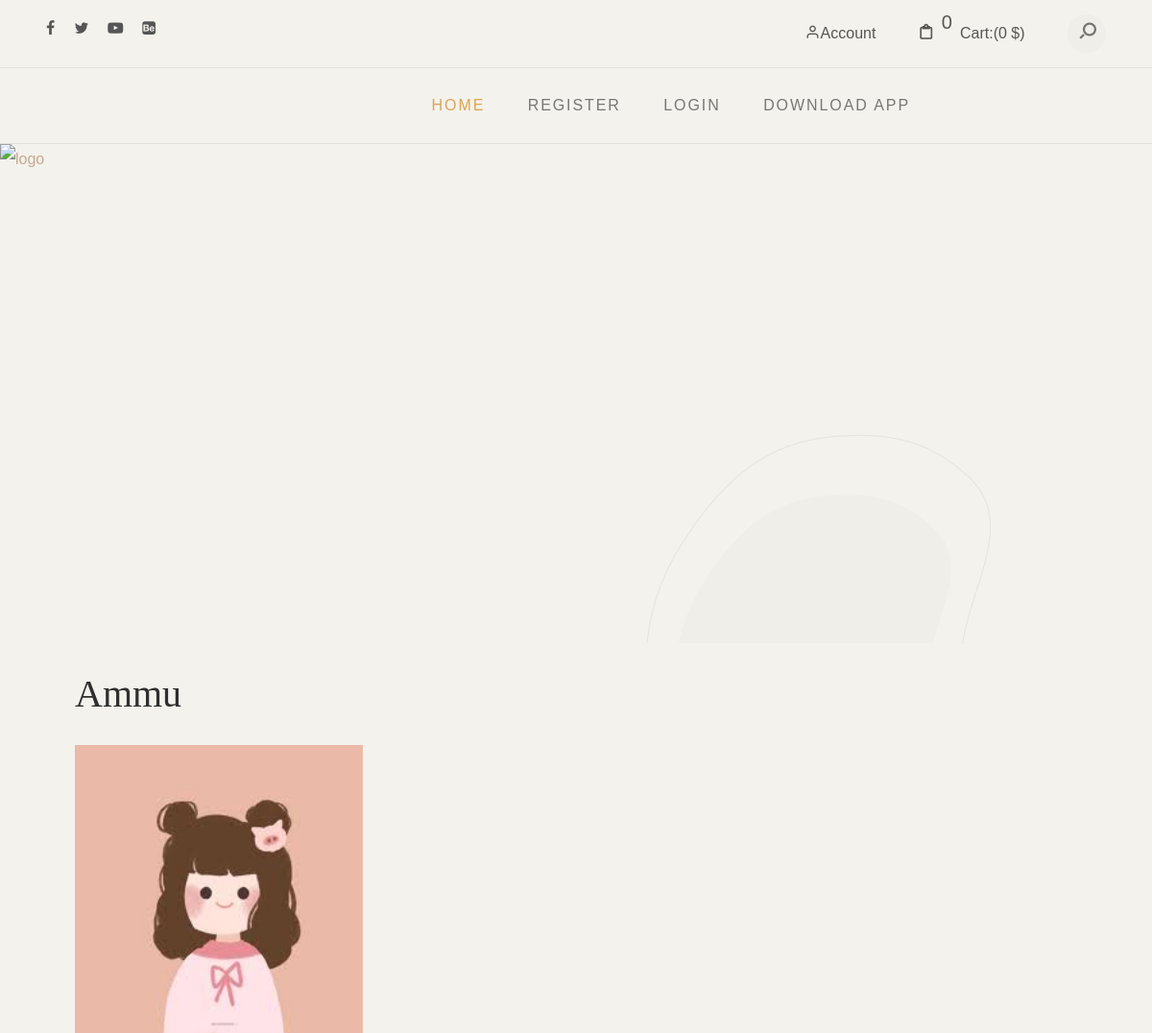
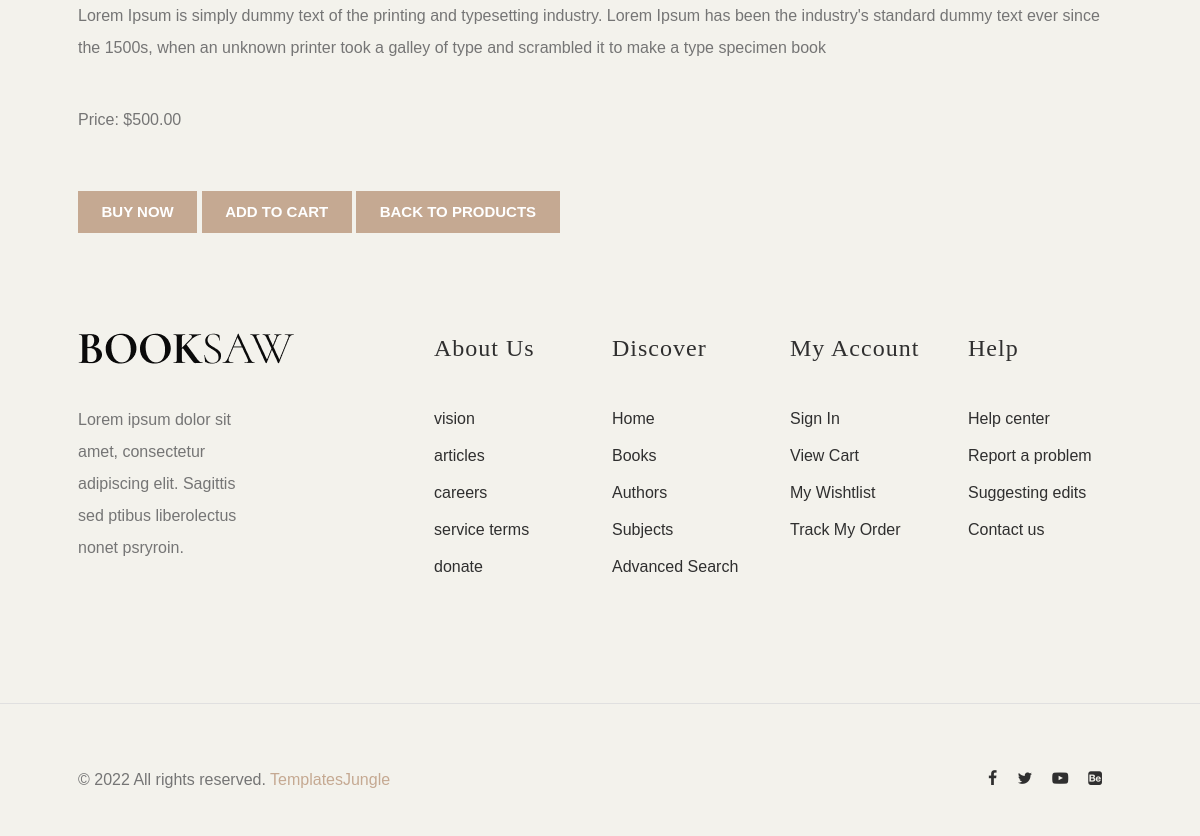
/products/4/, run on the app's committed database (2 pictures, top to bottom).
### shop/models.py (models this page shows, shortened)
class Product(models.Model):
    name = models.CharField(max_length=20)
    desc = models.TextField()
    image = models.ImageField(upload_to="products")
    price = models.DecimalField(max_digits=10,decimal_places=2)
    stock = models.IntegerField()
    available = models.BooleanField(default=True)
    created=models.DateTimeField(auto_now_add=True) #one time
    updated=models.DateTimeField(auto_now=True)#change every time we update record
    category = models.ForeignKey(Category,on_delete=models.CASCADE)

### shop/views.py (the view)
# urls.py: path('products/<int:id>/', views.product_detail, name='product_detail'),
def product_detail(request, id):
    product = get_object_or_404(Product, id=id)
    context = {'product': product}
    return render(request, 'product_detail.html', context)

### cart/context_processors.py (called while the page is built, shortened)
def count_items(request):
    u=request.user
    count =0
    return {'count':count}

### templates/product_detail.html (shortened to what this page needs)
<!DOCTYPE html>
<html lang="en">
{% extends 'base.html' %}
{% load static %}
{% block content %}
<div class="container mt-3">
    <h1>{{ product.name }}</h1>
    <img src="{{ product.image.url }}" alt="{{ product.name }}" style="width: 300px;">
    <p>{{ product.desc }}</p>
    <p>Price: ${{ product.price }}</p>
    <a href="#" class="btn btn-primary">Buy Now</a>
    <a href="{% url 'cart:addtocart' product.id %}" class="btn btn-primary">Add to cart</a>
    <a href="{% url 'shop:products' %}" class="btn btn-secondary">Back to Products</a>
</div>
{% endblock %}

### static/css/style.css (style rules this page uses)
:root { --header-height: 160px; --header-height-min: 80px; }
:root { --accent-color: #C5A992; --secondary-color: #C5A992; --dark-color: #2f2f2f; --light-color: #F3F2EC; --body-text-color: #757575; --light-text-color: #afafaf; --dark-text-color: #2f2f2f; }
:root { --body-font: "Raleway", sans-serif; --heading-font: "Prata", Georgia, serif; --secondary-font: "Playfair Display", Georgia, serif; }
:root, [data-bs-theme=light] { --heading-font: "Prata", Georgia, serif; --heading-font-weight: 400; --heading-color: var(--bs-dark); --heading-line-height: 1.1; --swiper-theme-color: var(--bs-primary); --custom-easing: cubic-bezier(.17, .67, .83, .67); --bs-body-font-family: "Raleway", arial, sans-serif; --bs-body-font-size: 0.9rem; --bs-body-font-weight: 400; --bs-body-line-height: 1.7; --bs-body-color: #333; --bs-body-color-rgb: 51, 51, 51; --bs-primary: #C5A992; --bs-primary-dark: #C5A992; --bs-secondary: #C5A992; --bs-black: #111; --bs-light: #F1F1F0; --bs-dark: #212529; --bs-gray: #949494; --bs-gray-dark: #51565b; --bs-primary-rgb: 169, 128, 115; --bs-secondary-rgb: 253, 238, 233; --bs-black-rgb: 17, 17, 17; --bs-light-rgb: 241, 241, 240; --bs-dark-rgb: 33, 37, 41; --bs-link-color: var(--bs-dark); --bs-link-color-rgb: 17, 17, 17; --bs-link-decoration: underline; --bs-link-hover-color: var(--bs-primary); --bs-link-hover-color-rgb: 169, 128, 115; }
.container, .container-fluid, .container-lg, .container-md, .container-sm, .container-xl, .container-xxl { --bs-gutter-x: 2.5rem; }
h1, h2, h3, h4, h5, h6 { color: var(--heading-color); }
a { text-decoration: none; transition: all 0.3s ease-out; }
.btn { --bs-btn-border-radius: 0; }
.btn-primary { --bs-btn-color: #fff; --bs-btn-bg: var(--bs-primary); --bs-btn-border-color: var(--bs-primary); --bs-btn-hover-color: #fff; --bs-btn-hover-bg: var(--bs-primary-dark); --bs-btn-hover-border-color: var(--bs-primary-dark); --bs-btn-focus-shadow-rgb: 49, 132, 253; --bs-btn-active-color: #fff; --bs-btn-active-bg: var(--bs-secondary); --bs-btn-active-border-color: var(--bs-secondary); --bs-btn-active-shadow: inset 0 3px 5px rgba(0, 0, 0, 0.125); --bs-btn-disabled-color: #fff; --bs-btn-disabled-bg: var(--bs-primary); --bs-btn-disabled-border-color: var(--bs-primary); }
.container, .container-fluid, .container-lg, .container-md, .container-sm, .container-xl, .container-xxl { --bs-gutter-x: 3rem; }
*, *::before, *::after { -webkit-box-sizing: border-box; -moz-box-sizing: border-box; box-sizing: border-box; }
html { box-sizing: border-box; }
body { font-family: var(--body-font); font-size: 16px; line-height: 2; color: var(--body-text-color); background-color: var(--light-color); }
a { color: var(--accent-color); transition: 0.3s color ease-out; }
img { display: inline-block; border: 0; max-width: 100%; height: auto; vertical-align: middle; }
h1, .h1, h2, .h2, h3, .h3, h4, .h4, h5, .h5, h6, .h6 { font-family: var(--heading-font); line-height: 1.2; color: var(--dark-color); }
h1, h2, h3 { margin: 25px 0; text-transform: capitalize; }
h1, .h1 { font-size: 2.5em; line-height: 1.4; }
p { margin: 0 0 20px 0; }
::placeholder { color: #999; }
.container::after, .row::after, .clearfix::after { display: block; clear: both; content: ""; }
pre, blockquote, dl, figure, table, p, ul, ol, form { margin-bottom: 2.5rem; }
a.btn, input[type="button"], input[type="submit"], input[type="reset"], input[type="file"], button { background-image: none; background: var(--accent-color); text-decoration: none !important; display: inline-block; position: relative; border: 1px solid transparent; border-radius: 0; padding: 0.75em 1.5em; margin-top: 15px; font-size: 15px; font-weight: bold; line-height: normal; text-align: center; text-transform: uppercase; color: #fff; z-index: 1; cursor: pointer; white-space: nowrap; vertical-align: middle; -webkit-transition: all 0.3s ease-in; transition: all 0.3s ease-in; -ms-touch-action: manipulation; touch-action: manipulation; -webkit-user-select: none; -moz-user-select: none; -ms-user-select: none; user-select: none; }
.btn:last-child { margin-right: 0; }

### data on the page
Product: name "Ammu", image (picture), desc "Lorem Ipsum is simply dummy text of the printing and typesetting industry. Lorem Ipsum has been the industry's standard dummy text ever since the 1500s, when an unknown printer took a galley of type and scrambled it to make a type specimen book", price "500.00"

### other printed values
{{ count }} "0"
